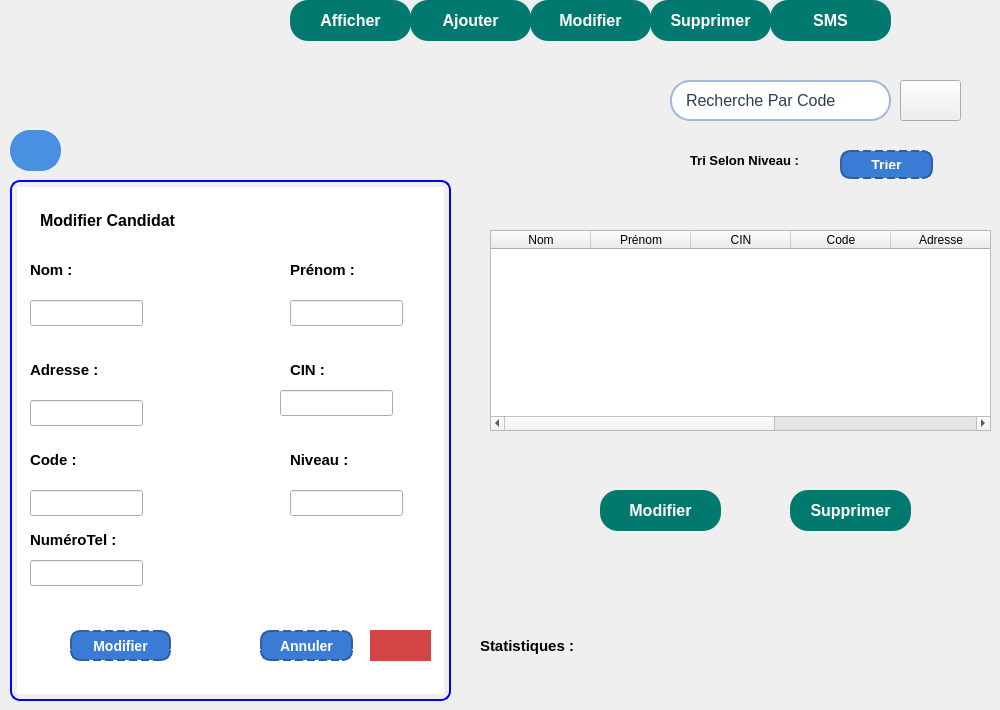
     <widget class="QWidget" name="GestCand2">
      <widget class="QListWidget" name="listWidget_3">
       <property name="geometry">
        <rect>
         <x>10</x>
         <y>180</y>
         <width>441</width>
         <height>521</height>
        </rect>
       </property>
       <property name="styleSheet">
        <string notr="true">QListWidget {
    border: 2px solid blue;    /* Bordure bleue */
    border-radius: 10px;        /* Coins arrondis */
    padding: 5px;               /* Un peu d'espace à l'intérieur */
}
</string>
       </property>
      </widget>
      <widget class="QLabel" name="label_16">
       <property name="geometry">
        <rect>
         <x>40</x>
         <y>210</y>
         <width>191</width>
         <height>20</height>
        </rect>
       </property>
       <property name="font">
        <font>
         <pointsize>12</pointsize>
         <bold>true</bold>
        </font>
       </property>
       <property name="text">
        <string>Modifier Candidat</string>
       </property>
      </widget>
      <widget class="QPushButton" name="candBtn_3">
       <property name="geometry">
        <rect>
         <x>10</x>
         <y>130</y>
         <width>51</width>
         <height>41</height>
        </rect>
       </property>
       <property name="cursor">
        <cursorShape>PointingHandCursor</cursorShape>
       </property>
       <property name="styleSheet">
        <string notr="true">QPushButton#candBtn_3 {

    background-color: #4A90E2;
    color: white;
    font-size: 16px;
    font-weight: bold;
    padding: 10px 111px 10px 20px; /* Increase right padding */
    border-radius: 20px;
    border: 2px solid #4A90E2;
    text-align: left; /* Align text to the left */
 
}

QPushButton#candBtn_3:hover {
    background-color: #5A9BD5; /* Bleu plus clair au survol */
    border: 2px solid #F9F9F9; /* Bordure plus claire */
    color: #F9F9F9; /* Texte plus clair */
}

QPushButton#candBtn_3:pressed {
    background-color: #C74C4C; /* Rouge brique au clic */
    border: 2px solid #C74C4C;
}
</string>
       </property>
       <property name="text">
        <string/>
       </property>
       <property name="icon">
        <iconset>
         <normaloff>:/new/prefix1/img/candidat.png</normaloff>:/new/prefix1/img/candidat.png</iconset>
       </property>
       <property name="checkable">
        <bool>true</bool>
       </property>
       <property name="autoExclusive">
        <bool>true</bool>
       </property>
      </widget>
      <widget class="QLabel" name="label_40">
       <property name="geometry">
        <rect>
         <x>30</x>
         <y>260</y>
         <width>63</width>
         <height>20</height>
        </rect>
       </property>
       <property name="font">
        <font>
         <pointsize>11</pointsize>
         <bold>true</bold>
        </font>
       </property>
       <property name="text">
        <string>Nom :</string>
       </property>
      </widget>
      <widget class="QLabel" name="label_41">
       <property name="geometry">
        <rect>
         <x>290</x>
         <y>260</y>
         <width>91</width>
         <height>20</height>
        </rect>
       </property>
       <property name="font">
        <font>
         <pointsize>11</pointsize>
         <bold>true</bold>
        </font>
       </property>
       <property name="text">
        <string>Prénom :</string>
       </property>
      </widget>
      <widget class="QLabel" name="label_42">
       <property name="geometry">
        <rect>
         <x>30</x>
         <y>360</y>
         <width>91</width>
         <height>20</height>
        </rect>
       </property>
       <property name="font">
        <font>
         <pointsize>11</pointsize>
         <bold>true</bold>
        </font>
       </property>
       <property name="text">
        <string>Adresse :</string>
       </property>
      </widget>
      <widget class="QLabel" name="label_43">
       <property name="geometry">
        <rect>
         <x>290</x>
         <y>360</y>
         <width>63</width>
         <height>20</height>
        </rect>
       </property>
       <property name="font">
        <font>
         <pointsize>11</pointsize>
         <bold>true</bold>
        </font>
       </property>
       <property name="text">
        <string>CIN :</string>
       </property>
      </widget>
      <widget class="QLabel" name="label_44">
       <property name="geometry">
        <rect>
         <x>30</x>
         <y>450</y>
         <width>63</width>
         <height>20</height>
        </rect>
       </property>
       <property name="font">
        <font>
         <pointsize>11</pointsize>
         <bold>true</bold>
        </font>
       </property>
       <property name="text">
        <string>Code :</string>
       </property>
      </widget>
      <widget class="QLabel" name="label_45">
       <property name="geometry">
        <rect>
         <x>290</x>
         <y>450</y>
         <width>81</width>
         <height>20</height>
        </rect>
       </property>
       <property name="font">
        <font>
         <pointsize>11</pointsize>
         <bold>true</bold>
        </font>
       </property>
       <property name="text">
        <string>Niveau :</string>
       </property>
      </widget>
      <widget class="QLabel" name="label_46">
       <property name="geometry">
        <rect>
         <x>30</x>
         <y>530</y>
         <width>111</width>
         <height>20</height>
        </rect>
       </property>
       <property name="font">
        <font>
         <pointsize>11</pointsize>
         <bold>true</bold>
        </font>
       </property>
       <property name="text">
        <string>NuméroTel :</string>
       </property>
      </widget>
      <widget class="QLineEdit" name="lineEdit_12">
       <property name="geometry">
        <rect>
         <x>30</x>
         <y>300</y>
         <width>113</width>
         <height>26</height>
        </rect>
       </property>
      </widget>
      <widget class="QLineEdit" name="lineEdit_13">
       <property name="geometry">
        <rect>
         <x>290</x>
         <y>300</y>
         <width>113</width>
         <height>26</height>
        </rect>
       </property>
      </widget>
      <widget class="QLineEdit" name="lineEdit_14">
       <property name="geometry">
        <rect>
         <x>30</x>
         <y>400</y>
         <width>113</width>
         <height>26</height>
        </rect>
       </property>
      </widget>
      <widget class="QLineEdit" name="lineEdit_15">
       <property name="geometry">
        <rect>
         <x>280</x>
         <y>390</y>
         <width>113</width>
         <height>26</height>
        </rect>
       </property>
      </widget>
      <widget class="QLineEdit" name="lineEdit_16">
       <property name="geometry">
        <rect>
         <x>30</x>
         <y>490</y>
         <width>113</width>
         <height>26</height>
        </rect>
       </property>
      </widget>
      <widget class="QLineEdit" name="lineEdit_17">
       <property name="geometry">
        <rect>
         <x>290</x>
         <y>490</y>
         <width>113</width>
         <height>26</height>
        </rect>
       </property>
      </widget>
      <widget class="QLineEdit" name="lineEdit_18">
       <property name="geometry">
        <rect>
         <x>30</x>
         <y>560</y>
         <width>113</width>
         <height>26</height>
        </rect>
       </property>
      </widget>
      <widget class="QPushButton" name="pushButton_3">
       <property name="geometry">
        <rect>
         <x>260</x>
         <y>630</y>
         <width>93</width>
         <height>31</height>
        </rect>
       </property>
       <property name="styleSheet">
        <string notr="true">#pushButton_3 { 
    background-color: #3A7BD5; /* Bleu plus profond et élégant */
     border: 2px dashed #2E5FA2; /* Bordure bleu foncé */
    border-radius: 10px; /* Coins arrondis */
    padding: 8px 16px; /* Espacement interne */
    font-size: 14px; /* Taille du texte */
    font-weight: bold; /* Texte en gras */
    color: white; /* Texte blanc */
}

#pushButton_3:hover { 
    background-color: #5294E2; /* Bleu légèrement plus clair au survol */
    border: 2px solid #3A7BD5;
}

#pushButton_3:pressed { 
    background-color: #A8D5BA; /* Vert pastel au clic */
    border: 2px solid #86C79A; /* Bordure verte pastel */
    color: #2C3E50; /* Texte bleu foncé */
}
</string>
       </property>
       <property name="text">
        <string>Annuler</string>
       </property>
      </widget>
      <widget class="QPushButton" name="exitBtn_3">
       <property name="geometry">
        <rect>
         <x>370</x>
         <y>630</y>
         <width>61</width>
         <height>31</height>
        </rect>
       </property>
       <property name="styleSheet">
        <string notr="true">QPushButton#exitBtn_3 {
	
    background-color: #D64545; /* Rouge brique pastel */
    color: white;
    font-size: 16px;
    font-weight: bold;
    padding: 10px 111px 10px 20px; /* Increase right padding */
    border-radius: 20px;
    border: 2px solid #D64545;
    text-align: left; /* Align text to the left */
 
}

QPushButton#exitBtn_3:hover {
    background-color: #5A9BD5; /* Bleu plus clair au survol */
    border: 2px solid #F9F9F9; /* Bordure plus claire */
    color: #F9F9F9; /* Texte plus clair */
}

QPushButton#exitBtn_3:pressed {
    background-color: #C74C4C; /* Rouge brique au clic */
    border: 2px solid #C74C4C;
}
</string>
       </property>
       <property name="text">
        <string/>
       </property>
       <property name="icon">
        <iconset>
         <normaloff>:/new/prefix1/img/close.png</normaloff>:/new/prefix1/img/close.png</iconset>
       </property>
      </widget>
      <widget class="QPushButton" name="Ajbtn_3">
       <property name="geometry">
        <rect>
         <x>70</x>
         <y>630</y>
         <width>101</width>
         <height>31</height>
        </rect>
       </property>
       <property name="mouseTracking">
        <bool>true</bool>
       </property>
       <property name="styleSheet">
        <string notr="true">#Ajbtn_3 { 
    background-color: #3A7BD5; /* Bleu plus profond et élégant */
     border: 2px dashed #2E5FA2; /* Bordure bleu foncé */
    border-radius: 10px; /* Coins arrondis */
    padding: 8px 16px; /* Espacement interne */
    font-size: 14px; /* Taille du texte */
    font-weight: bold; /* Texte en gras */
    color: white; /* Texte blanc */
}

#Ajbtn_3:hover { 
    background-color: #5294E2; /* Bleu légèrement plus clair au survol */
    border: 2px solid #3A7BD5;
}

#Ajbtn_3:pressed { 
    background-color: #A8D5BA; /* Vert pastel au clic */
    border: 2px solid #86C79A; /* Bordure verte pastel */
    color: #2C3E50; /* Texte bleu foncé */
}
</string>
       </property>
       <property name="text">
        <string>Modifier</string>
       </property>
      </widget>
      <widget class="QPushButton" name="SuppButton_8">
       <property name="geometry">
        <rect>
         <x>650</x>
         <y>0</y>
         <width>121</width>
         <height>41</height>
        </rect>
       </property>
       <property name="styleSheet">
        <string notr="true">QPushButton#SuppButton_8  {
    background-color: rgb(1, 121, 111); /* Vert sapin */
    color: white;
    font-size: 16px;
    font-weight: bold;
    border-radius: 18px; /* La moitié de la taille pour un cercle */
    border: none;
    transition: all 0.3s ease-in-out;
    text-align: center;
}

QPushButton#SuppButton_8:hover {
    background-color: rgb(3, 150, 138); /* Vert sapin plus clair au survol */
    box-shadow: 0px 3px 8px rgba(1, 121, 111, 0.4);
}

QPushButton#SuppButton_8 :pressed {
    background-color: rgb(0, 100, 92); /* Vert sapin plus foncé*/
    box-shadow: 0px 2px 5px rgba(1, 121, 111, 0.5);
}</string>
       </property>
       <property name="text">
        <string>Supprimer</string>
       </property>
       <property name="icon">
        <iconset theme="QIcon::ThemeIcon::ListRemove"/>
       </property>
      </widget>
      <widget class="QPushButton" name="ModButton_6">
       <property name="geometry">
        <rect>
         <x>530</x>
         <y>0</y>
         <width>121</width>
         <height>41</height>
        </rect>
       </property>
       <property name="styleSheet">
        <string notr="true">QPushButton#ModButton_6  {
    background-color: rgb(1, 121, 111); /* Vert sapin */
    color: white;
    font-size: 16px;
    font-weight: bold;
    border-radius: 18px; /* La moitié de la taille pour un cercle */
    border: none;
    transition: all 0.3s ease-in-out;
    text-align: center;
}

QPushButton#ModButton_6:hover {
    background-color: rgb(3, 150, 138); /* Vert sapin plus clair au survol */
    box-shadow: 0px 3px 8px rgba(1, 121, 111, 0.4);
}

QPushButton#ModButton_6 :pressed {
    background-color: rgb(0, 100, 92); /* Vert sapin plus foncé*/
    box-shadow: 0px 2px 5px rgba(1, 121, 111, 0.5);
}</string>
       </property>
       <property name="text">
        <string>Modifier</string>
       </property>
       <property name="icon">
        <iconset theme="QIcon::ThemeIcon::MailMessageNew"/>
       </property>
      </widget>
      <widget class="QPushButton" name="AjButton_6">
       <property name="geometry">
        <rect>
         <x>410</x>
         <y>0</y>
         <width>121</width>
         <height>41</height>
        </rect>
       </property>
       <property name="styleSheet">
        <string notr="true">QPushButton#AjButton_6  {
    background-color: rgb(1, 121, 111); /* Vert sapin */
    color: white;
    font-size: 16px;
    font-weight: bold;
    border-radius: 18px; /* La moitié de la taille pour un cercle */
    border: none;
    transition: all 0.3s ease-in-out;
    text-align: center;
}

QPushButton#AjButton_6:hover {
    background-color: rgb(3, 150, 138); /* Vert sapin plus clair au survol */
    box-shadow: 0px 3px 8px rgba(1, 121, 111, 0.4);
}

QPushButton#AjButton_6 :pressed {
    background-color: rgb(0, 100, 92); /* Vert sapin plus foncé*/
    box-shadow: 0px 2px 5px rgba(1, 121, 111, 0.5);
}</string>
       </property>
       <property name="text">
        <string>Ajouter</string>
       </property>
       <property name="icon">
        <iconset theme="QIcon::ThemeIcon::ListAdd"/>
       </property>
      </widget>
      <widget class="QPushButton" name="AffButton_6">
       <property name="geometry">
        <rect>
         <x>290</x>
         <y>0</y>
         <width>121</width>
         <height>41</height>
        </rect>
       </property>
       <property name="styleSheet">
        <string notr="true">QPushButton#AffButton_6{
    background-color: rgb(1, 121, 111); /* Vert sapin */
    color: white;
    font-size: 16px;
    font-weight: bold;
    border-radius: 18px; /* La moitié de la taille pour un cercle */
    border: none;
    transition: all 0.3s ease-in-out;
    text-align: center;
}

QPushButton#AffButton_6:hover {
    background-color: rgb(3, 150, 138); /* Vert sapin plus clair au survol */
    box-shadow: 0px 3px 8px rgba(1, 121, 111, 0.4);
}

QPushButton#AffButton_6 :pressed {
    background-color: rgb(0, 100, 92); /* Vert sapin plus foncé*/
    box-shadow: 0px 2px 5px rgba(1, 121, 111, 0.5);
}</string>
       </property>
       <property name="text">
        <string>Afficher</string>
       </property>
       <property name="icon">
        <iconset theme="QIcon::ThemeIcon::DocumentNew"/>
       </property>
      </widget>
      <widget class="QTableWidget" name="tableWidget2_3">
       <property name="geometry">
        <rect>
         <x>490</x>
         <y>230</y>
         <width>501</width>
         <height>201</height>
        </rect>
       </property>
       <property name="styleSheet">
        <string notr="true">#tableWidget2 {
    border: 2px solid #4A90E2; /* Bordure bleue */
    border-radius: 10px; /* Coins arrondis */
    background-color: #F0F4F8; /* Fond légèrement gris-bleu */
    gridline-color: #A0B9D9; /* Couleur des lignes du tableau */
    selection-background-color: #4A90E2; /* Couleur de sélection */
    selection-color: white; /* Texte blanc lors de la sélection */
}

#tableWidget2::item {
    padding: 8px; /* Espacement entre le texte et la cellule */
    color: #2C3E50; /* Texte bleu foncé */
}

#tableWidget2::item:selected {
    background-color: #4A90E2; /* Fond bleu lors de la sélection */
    color: white; /* Texte blanc */
}

#tableWidget2 QHeaderView::section {
    background-color: #A0B9D9; /* En-tête avec une teinte bleu-gris */
    color: #2C3E50; /* Texte des en-têtes en bleu foncé */
    padding: 6px;
    border: 1px solid #4A90E2; /* Bordure des en-têtes */
    font-weight: bold;
}

#tableWidget2 QTableCornerButton::section {
    background-color: #4A90E2; /* Coin supérieur gauche */
    border: 1px solid #4A90E2;
}
</string>
       </property>
       <attribute name="horizontalHeaderVisible">
        <bool>true</bool>
       </attribute>
       <column>
        <property name="text">
         <string>Nom</string>
        </property>
       </column>
       <column>
        <property name="text">
         <string>Prénom</string>
        </property>
       </column>
       <column>
        <property name="text">
         <string>CIN</string>
        </property>
       </column>
       <column>
        <property name="text">
         <string>Code</string>
        </property>
       </column>
       <column>
        <property name="text">
         <string>Adresse</string>
        </property>
       </column>
       <column>
        <property name="text">
         <string>NuméroT</string>
        </property>
       </column>
       <column>
        <property name="text">
         <string>Niveau</string>
        </property>
       </column>
      </widget>
      <widget class="QLabel" name="label_47">
       <property name="geometry">
        <rect>
         <x>690</x>
         <y>150</y>
         <width>161</width>
         <height>20</height>
        </rect>
       </property>
       <property name="font">
        <font>
         <pointsize>10</pointsize>
         <italic>false</italic>
         <bold>true</bold>
         <underline>false</underline>
         <strikeout>false</strikeout>
        </font>
       </property>
       <property name="acceptDrops">
        <bool>false</bool>
       </property>
       <property name="text">
        <string>Tri Selon Niveau :</string>
       </property>
      </widget>
      <widget class="QPushButton" name="pushButton_4">
       <property name="geometry">
        <rect>
         <x>840</x>
         <y>150</y>
         <width>93</width>
         <height>29</height>
        </rect>
       </property>
       <property name="styleSheet">
        <string notr="true">#pushButton_4 { 
    background-color: #3A7BD5; /* Bleu plus profond et élégant */
     border: 2px dashed #2E5FA2; /* Bordure bleu foncé */
    border-radius: 10px; /* Coins arrondis */
    padding: 8px 16px; /* Espacement interne */
    font-size: 14px; /* Taille du texte */
    font-weight: bold; /* Texte en gras */
    color: white; /* Texte blanc */
}

#pushButton_4:hover { 
    background-color: #5294E2; /* Bleu légèrement plus clair au survol */
    border: 2px solid #3A7BD5;
}

#pushButton_4:pressed { 
    background-color: #A8D5BA; /* Vert pastel au clic */
    border: 2px solid #86C79A; /* Bordure verte pastel */
    color: #2C3E50; /* Texte bleu foncé */
}
</string>
       </property>
       <property name="text">
        <string>Trier</string>
       </property>
      </widget>
      <widget class="QLineEdit" name="lineEdit_19">
       <property name="geometry">
        <rect>
         <x>670</x>
         <y>80</y>
         <width>221</width>
         <height>41</height>
        </rect>
       </property>
       <property name="styleSheet">
        <string notr="true">QLineEdit {
    background-color: #FFFFFF; /* Blanc pur pour un bon contraste */
    border: 2px solid #A0B9D9; /* Bordure bleu-gris pastel */
    border-radius: 20px; /* Coins arrondis */
    padding: 8px 12px; /* Espacement interne */
    font-size: 16px; /* Taille de police agréable */
    color: #2C3E50; /* Bleu foncé pour le texte */
    selection-background-color: #A0B9D9; /* Couleur de sélection */
}

QLineEdit:focus {
    border: 2px solid #4A90E2; /* Bleu clair plus intense lors du focus */
    background-color: #F0F4F8; /* Légère variation pour effet moderne */
}
</string>
       </property>
       <property name="text">
        <string>Recherche Par Code</string>
       </property>
      </widget>
      <widget class="QPushButton" name="rechBtn_5">
       <property name="geometry">
        <rect>
         <x>900</x>
         <y>80</y>
         <width>61</width>
         <height>41</height>
        </rect>
       </property>
       <property name="cursor">
        <cursorShape>PointingHandCursor</cursorShape>
       </property>
       <property name="styleSheet">
        <string notr="true">QPushButton#rechBtn_2{
    background-color: #4A90E2;
    color: white;
    font-size: 16px;
    font-weight: bold;
    padding: 10px 111px 10px 20px; /* Increase right padding */
    border-radius: 20px;
    border: 2px solid #4A90E2;
    text-align: left; /* Align text to the left */
 
}

QPushButton#rechBtn_2:hover {
    background-color: #5A9BD5; /* Bleu plus clair au survol */
    border: 2px solid #F9F9F9; /* Bordure plus claire */
    color: #F9F9F9; /* Texte plus clair */
}

QPushButton#rechBtn_2:pressed {
    background-color: #C74C4C; /* Rouge brique au clic */
    border: 2px solid #C74C4C;
}
</string>
       </property>
       <property name="text">
        <string/>
       </property>
       <property name="icon">
        <iconset>
         <normaloff>:/new/prefix1/img/recherche.png</normaloff>:/new/prefix1/img/recherche.png</iconset>
       </property>
      </widget>
      <widget class="QPushButton" name="SuppButton_9">
       <property name="geometry">
        <rect>
         <x>790</x>
         <y>490</y>
         <width>121</width>
         <height>41</height>
        </rect>
       </property>
       <property name="styleSheet">
        <string notr="true">QPushButton#SuppButton_9  {
    background-color: rgb(1, 121, 111); /* Vert sapin */
    color: white;
    font-size: 16px;
    font-weight: bold;
    border-radius: 18px; /* La moitié de la taille pour un cercle */
    border: none;
    transition: all 0.3s ease-in-out;
    text-align: center;
}

QPushButton#SuppButton_9:hover {
    background-color: rgb(3, 150, 138); /* Vert sapin plus clair au survol */
    box-shadow: 0px 3px 8px rgba(1, 121, 111, 0.4);
}

QPushButton#SuppButton_9 :pressed {
    background-color: rgb(0, 100, 92); /* Vert sapin plus foncé*/
    box-shadow: 0px 2px 5px rgba(1, 121, 111, 0.5);
}</string>
       </property>
       <property name="text">
        <string>Supprimer</string>
       </property>
       <property name="icon">
        <iconset theme="QIcon::ThemeIcon::ListRemove"/>
       </property>
      </widget>
      <widget class="QLabel" name="BinLabel_3">
       <property name="geometry">
        <rect>
         <x>920</x>
         <y>500</y>
         <width>51</width>
         <height>31</height>
        </rect>
       </property>
       <property name="styleSheet">
        <string notr="true">
image: url(:/new/prefix1/img/supprimer.png);</string>
       </property>
       <property name="text">
        <string/>
       </property>
      </widget>
      <widget class="QPushButton" name="SuppButton_10">
       <property name="geometry">
        <rect>
         <x>600</x>
         <y>490</y>
         <width>121</width>
         <height>41</height>
        </rect>
       </property>
       <property name="styleSheet">
        <string notr="true">QPushButton#SuppButton_10  {
    background-color: rgb(1, 121, 111); /* Vert sapin */
    color: white;
    font-size: 16px;
    font-weight: bold;
    border-radius: 18px; /* La moitié de la taille pour un cercle */
    border: none;
    transition: all 0.3s ease-in-out;
    text-align: center;
}

QPushButton#SuppButton_10:hover {
    background-color: rgb(3, 150, 138); /* Vert sapin plus clair au survol */
    box-shadow: 0px 3px 8px rgba(1, 121, 111, 0.4);
}

QPushButton#SuppButton_10 :pressed {
    background-color: rgb(0, 100, 92); /* Vert sapin plus foncé*/
    box-shadow: 0px 2px 5px rgba(1, 121, 111, 0.5);
}</string>
       </property>
       <property name="text">
        <string>Modifier</string>
       </property>
       <property name="icon">
        <iconset theme="QIcon::ThemeIcon::ListRemove"/>
       </property>
      </widget>
      <widget class="QLabel" name="PdfLabel_3">
       <property name="geometry">
        <rect>
         <x>900</x>
         <y>610</y>
         <width>61</width>
         <height>61</height>
        </rect>
       </property>
       <property name="styleSheet">
        <string notr="true">image: url(:/new/prefix1/img/pdf.png);</string>
       </property>
       <property name="text">
        <string/>
       </property>
      </widget>
      <widget class="QLabel" name="label_48">
       <property name="geometry">
        <rect>
         <x>480</x>
         <y>620</y>
         <width>121</width>
         <height>51</height>
        </rect>
       </property>
       <property name="font">
        <font>
         <pointsize>11</pointsize>
         <bold>true</bold>
        </font>
       </property>
       <property name="styleSheet">
        <string notr="true">#label_28 { 
    font-size: 25px; /* Taille réduite du texte */
    font-weight: bold; /* Texte en gras pour un effet titre */
    color: #2C3E50; /* Bleu foncé pour une bonne lisibilité */
    background-color: transparent; /* Fond transparent */
    padding: 4px 8px; /* Espacement pour l'aération */
    border: 1px solid #A0B9D9; /* Légère bordure bleu-gris pastel */
    border-radius: 5px; /* Coins légèrement arrondis */
    text-align: center; /* Centrage du texte */
}
</string>
       </property>
       <property name="text">
        <string>Statistiques :</string>
       </property>
      </widget>
      <widget class="QPushButton" name="SuppButton_12">
       <property name="geometry">
        <rect>
         <x>770</x>
         <y>0</y>
         <width>121</width>
         <height>41</height>
        </rect>
       </property>
       <property name="styleSheet">
        <string notr="true">QPushButton#SuppButton_12 {
    background-color: rgb(1, 121, 111); /* Vert sapin */
    color: white;
    font-size: 16px;
    font-weight: bold;
    border-radius: 18px; /* La moitié de la taille pour un cercle */
    border: none;
    transition: all 0.3s ease-in-out;
    text-align: center;
}

QPushButton#SuppButton_12:hover {
    background-color: rgb(3, 150, 138); /* Vert sapin plus clair au survol */
    box-shadow: 0px 3px 8px rgba(1, 121, 111, 0.4);
}

QPushButton#SuppButton_12 :pressed {
    background-color: rgb(0, 100, 92); /* Vert sapin plus foncé*/
    box-shadow: 0px 2px 5px rgba(1, 121, 111, 0.5);
}</string>
       </property>
       <property name="text">
        <string>SMS</string>
       </property>
       <property name="icon">
        <iconset theme="QIcon::ThemeIcon::ListRemove"/>
       </property>
      </widget>
     </widget>
